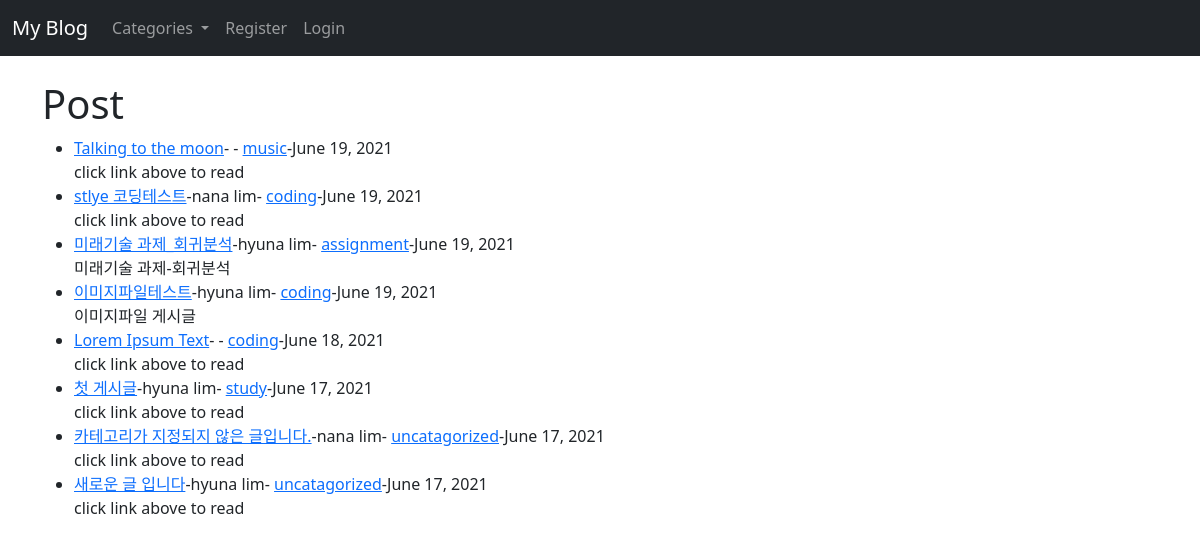
The page / on the database its author committed.
### theblog/models.py (models this page shows, shortened)
class Post(models.Model):
    title = models.CharField(max_length=255)
    header_image = models.ImageField(null=True, blank=True, upload_to="images/")
    title_tag = models.CharField(max_length=255)
    author = models.ForeignKey(User, on_delete=models.CASCADE)
    body = RichTextField(blank=True , null=True)
    post_date = models.DateField(auto_now_add=True)
    category = models.CharField(max_length=255, default='uncatagorized')
    snippet = models.CharField(max_length=255)

### theblog/views.py (the view)
# urls.py: path('', HomeView.as_view(), name="home"),
class HomeView(ListView):
    model = Post
    template_name = 'home.html'
    ordering = ['-post_date']
    def get_context_data(self, *args, **kwargs):
        cat_menu = Category.objects.all()
        context = super(HomeView, self).get_context_data(*args, **kwargs)
        context["cat_menu"] = cat_menu
        return context

### theblog/models.py (called while the page is built)
    def __str__(self):
        return self.name

### theblog/templates/home.html (shortened to what this page needs)
<body>
{% extends 'base.html' %}
{% block content %}
<h1>Post</h1>
<ul>
{% for post in object_list %}
        <li><a href="{% url 'article-details' post.pk %}"> {{ post.title }}</a>-{{ post.author.first_name }}
        {{ post.author.last_name }}-
                <a href="{% url 'category' post.category|slugify %}">{{ post.category }}</a>-{{ post.post_date }}
        </small><br/>
        {{ post.snippet }}
        </li>
{% endfor %}
</ul>
{% endblock %}

### rows shown on the page
Post: title "Talking to the moon", category "music", post_date "June 19, 2021", snippet "click link above to read"
Post: title "stlye 코딩테스트", author.first_name "nana", author.last_name "lim", category "coding", post_date "June 19, 2021", snippet "click link above to read"
Post: title "미래기술 과제_회귀분석", author.first_name "hyuna", author.last_name "lim", category "assignment", post_date "June 19, 2021", snippet "미래기술 과제-회귀분석"
Post: title "이미지파일테스트", author.first_name "hyuna", author.last_name "lim", category "coding", post_date "June 19, 2021", snippet "이미지파일 게시글"
Post: title "Lorem Ipsum Text", category "coding", post_date "June 18, 2021", snippet "click link above to read"
Post: title "첫 게시글", author.first_name "hyuna", author.last_name "lim", category "study", post_date "June 17, 2021", snippet "click link above to read"
Post: title "카테고리가 지정되지 않은 글입니다.", author.first_name "nana", author.last_name "lim", category "uncatagorized", post_date "June 17, 2021", snippet "click link above to read"
Post: title "새로운 글 입니다", author.first_name "hyuna", author.last_name "lim", category "uncatagorized", post_date "June 17, 2021", snippet "click link above to read"
